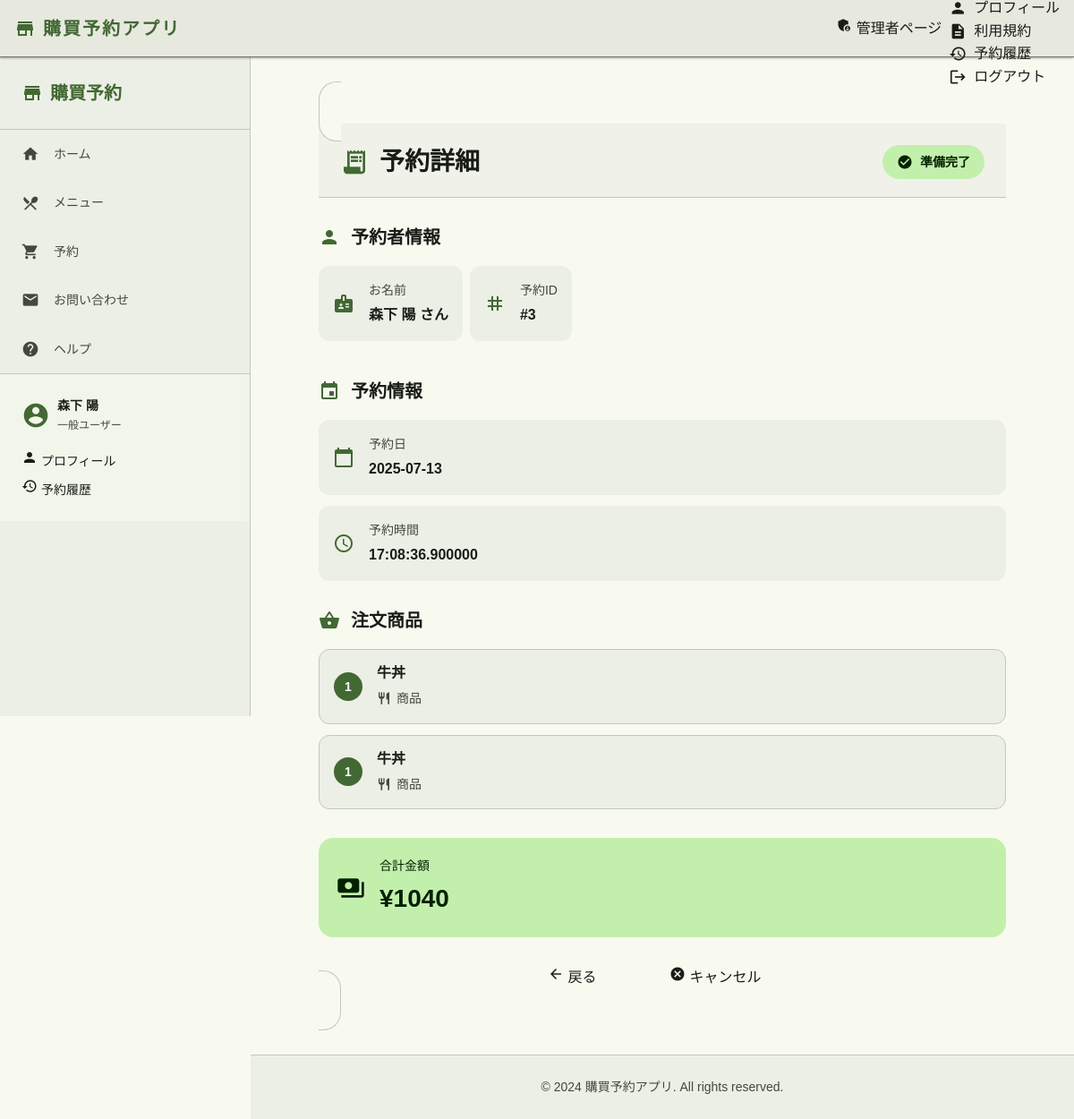
Screenshot of /my_reserved_list/detail/3 (signed in) with the database file from the repository.
### kobuy_app/models/models.py (models this page shows, shortened)
class User(UserMixin, db.Model):
    __tablename__ = 'user'
    id = db.Column(db.Integer, primary_key=True)
    lastname = db.Column(db.String, nullable=False)
    firstname = db.Column(db.String, nullable=False)
    email = db.Column(db.String, nullable=False, unique=True)
    grade = db.Column(db.Integer, nullable=False)
    cls = db.Column(db.Integer, nullable=False)
    num = db.Column(db.Integer, nullable=False)
    password_hash = db.Column(db.String, nullable=False)
    roles = db.relationship('Role', secondary=roles_users, backref=db.backref('users', lazy='dynamic'))

class Reserved(db.Model):
    @staticmethod
    def current_date():
        return datetime.datetime.now().date()
    @staticmethod
    def current_time():
        """
        現在の時刻を取得し、ミリ秒を1/10秒単位に丸める
        """
        now = datetime.datetime.now()
        microseconds = now.microsecond // 100000  # ミリ秒を1/10秒単位に丸める
        rounded_time = now.replace(microsecond=microseconds * 100000)
        return rounded_time.time()
    __tablename__ = 'reserved'
    id = db.Column(db.Integer, primary_key=True)
    user_id = db.Column(db.Integer, db.ForeignKey('user.id'), nullable=False)
    product_id_0 = db.Column(db.Integer, db.ForeignKey('menu.id'), nullable=False)
    product_id_1 = db.Column(db.Integer, db.ForeignKey('menu.id'), default=None)
    product_id_2 = db.Column(db.Integer, db.ForeignKey('menu.id'), default=None)
    product_id_3 = db.Column(db.Integer, db.ForeignKey('menu.id'), default=None)
    product_id_4 = db.Column(db.Integer, db.ForeignKey('menu.id'), default=None)
    reserve_day = db.Column(db.Date, default=current_date)
    reserve_time = db.Column(db.Time, default=current_time)
    price = db.Column(db.Integer)
    state = db.Column(db.String(255))
    user = db.relationship('User', backref='reservations')
    menu_item_0 = db.relationship('Menu', foreign_keys=[product_id_0])
    menu_item_1 = db.relationship('Menu', foreign_keys=[product_id_1])
    menu_item_2 = db.relationship('Menu', foreign_keys=[product_id_2])
    menu_item_3 = db.relationship('Menu', foreign_keys=[product_id_3])
    menu_item_4 = db.relationship('Menu', foreign_keys=[product_id_4])

class Menu(db.Model):
    __tablename__ = 'menu'
    id = db.Column(db.Integer, primary_key=True)
    orders = db.Column(db.Integer, nullable=False, default=0)
    productname = db.Column(db.String(255))
    price = db.Column(db.String(255))
    buy_cnt = db.Column(db.Integer) # 購入された回数
    explanation = db.Column(db.String(255))
    product_image = db.Column(db.String(255))
    category_id = db.Column(db.Integer, db.ForeignKey('menu_category.id'))

### kobuy_app/views.py (the view)
@app.route("/my_reserved_list/detail/<int:reserve_id>")
@login_required
def my_reserve_list_detail(reserve_id):
    data = current_webdata("予約済み商品詳細")
    reserved = Reserved.query.filter_by(id = reserve_id).first()
    menus = Menu.query.all()
    if reserved is None:
        flash("エラー: このIDの予約は存在しません", "error")
        return redirect(url_for("my_reserve_lis"))
    if reserved.user_id == current_user.id:
        data = current_webdata("予約済み商品詳細")
        return render_template("main/reserved_detail.html", data = data, reserved = reserved, menus = menus)
    else:
        flash("エラー: このIDの予約は存在しません", "error")
        return redirect(url_for("my_reserve_lis"))

### kobuy_app/templates/main/reserved_detail.html (shortened to what this page needs)
{% extends "layout.html" %}
{% block content %}
<div class="reserved-detail-container">
    <md-elevated-card class="detail-card">
        <div class="card-header">
            <div class="header-content">
                <h1 class="page-title">
                    <span class="material-icons">receipt_long</span>
                    予約詳細
                </h1>
                <div class="order-status status-{{ reserved.state|lower }}">
                    <span class="status-icon material-icons">
                    </span>
                    {{ reserved.state }}
                </div>
            </div>
        </div>
        <div class="user-info-section">
            <h2 class="section-title">
                <span class="material-icons">person</span>
                予約者情報
            </h2>
            <div class="user-info">
                <div class="info-item">
                    <span class="material-icons">badge</span>
                    <div class="info-content">
                        <label>お名前</label>
                        <span>{{ data.current_user_lastname }} {{ data.current_user_firstname }} さん</span>
                    </div>
                </div>
                <div class="info-item">
                    <span class="material-icons">tag</span>
                    <div class="info-content">
                        <label>予約ID</label>
                        <span>#{{ reserved.id }}</span>
                    </div>
                </div>
            </div>
        </div>
        <div class="reservation-info-section">
            <h2 class="section-title">
                <span class="material-icons">event</span>
                予約情報
            </h2>
            <div class="reservation-info">
                <div class="info-item">
                    <span class="material-icons">calendar_today</span>
                    <div class="info-content">
                        <label>予約日</label>
                        <span>{{ reserved.reserve_day }}</span>
                    </div>
                </div>
                <div class="info-item">
                    <span class="material-icons">schedule</span>
                    <div class="info-content">
                        <label>予約時間</label>
                        <span>{{ reserved.reserve_time }}</span>
                    </div>
                </div>
            </div>
        </div>
        <div class="order-items-section">
            <h2 class="section-title">
                <span class="material-icons">shopping_basket</span>
                注文商品
            </h2>
            <div class="items-list">
                {% set item_count = 0 %}
                {% for menu in menus %}
                    {% if reserved.product_id_0 == menu.id %}
                        {% set item_count = item_count + 1 %}
                        <div class="item-card">
                            <div class="item-number">{{ item_count }}</div>
                            <div class="item-content">
                                <h3 class="item-name">{{ menu.productname }}</h3>
                                <div class="item-details">
                                    <span class="material-icons">restaurant</span>
                                    <span>商品</span>
                                </div>
                            </div>
                        </div>
                    {% endif %}
                {% endfor %}
                {% for menu in menus %}
                    {% if reserved.product_id_1 == menu.id %}
                        {% set item_count = item_count + 1 %}
                        <div class="item-card">
                            <div class="item-number">{{ item_count }}</div>
                            <div class="item-content">
                                <h3 class="item-name">{{ menu.productname }}</h3>
                                <div class="item-details">
                                    <span class="material-icons">restaurant</span>
                                    <span>商品</span>
                                </div>
                            </div>
                        </div>
                    {% endif %}
                {% endfor %}
            </div>
        </div>
        <div class="total-section">
            <div class="total-card">
                <div class="total-content">
                    <span class="material-icons">payments</span>
                    <div class="total-info">
                        <label>合計金額</label>
                        <span class="total-amount">¥{{ reserved.price }}</span>
                    </div>
                </div>
            </div>
        </div>
        <div class="action-buttons">
            <md-filled-button class="back-btn" href="javascript:history.back();">
                <span slot="icon" class="material-icons">arrow_back</span>
                戻る
            </md-filled-button>
            {% if reserved.state != 'キャンセル' %}
            <md-filled-button class="cancel-btn" href="/cancel_reserve/{{ reserved.id }}">
                <span slot="icon" class="material-icons">cancel</span>
                キャンセル
            </md-filled-button>
            {% endif %}
        </div>
    </md-elevated-card>
</div>
{% endblock %}

### kobuy_app/templates/layout.html (shortened to what this page needs)
<!DOCTYPE html>
<html lang="ja">
<head>
    <link href="https://cdn.jsdelivr.net/npm/bootstrap@5.0.2/dist/css/bootstrap.min.css" rel="stylesheet">
    <link rel="stylesheet" type="text/css" href="{{ url_for('static', filename='css/style.css') }}" />
</head>
<body class="noto-sans-jp-regular">
    <header class="app-header">
        <div class="header-container">
            <div class="header-brand">
                <div class="header-title">
                    <span class="material-icons brand-icon">store</span>
                    <span class="brand-text">購買予約アプリ</span>
                </div>
            </div>
            <div class="header-actions">
                {% if current_user.is_authenticated %}
                    {% if data.role == "[<Role admin>]" %}
                        <md-filled-tonal-button href="/admin" class="header-btn admin-btn">
                            <span slot="icon" class="material-icons">admin_panel_settings</span>
                            <span class="btn-text">管理者ページ</span>
                        </md-filled-tonal-button>
                    {% endif %}
                    <div class="user-menu">
                        <md-menu id="user-menu" anchor="user-menu-anchor">
                            <md-menu-item href="/profile">
                                <div slot="headline">
                                    <span class="material-icons">person</span>
                                    プロフィール
                                </div>
                            </md-menu-item>
                            <md-menu-item href="/rule">
                                <div slot="headline">
                                    <span class="material-icons">description</span>
                                    利用規約
                                </div>
                            </md-menu-item>
                            <md-menu-item href="/my_reserved_list">
                                <div slot="headline">
                                    <span class="material-icons">history</span>
                                    予約履歴
                                </div>
                            </md-menu-item>
                            <md-menu-item href="/logout">
                                <div slot="headline">
                                    <span class="material-icons">logout</span>
                                    ログアウト
                                </div>
                            </md-menu-item>
                        </md-menu>
                    </div>
                {% endif %}
            </div>
        </div>
    </header>
    <div class="desktop-layout">
        <nav class="desktop-sidebar only-desktop" id="desktopSidebar" aria-label="デスクトップナビゲーション">
            <div class="sidebar-header">
                <div class="sidebar-brand">
                    <span class="material-icons">store</span>
                    <span class="sidebar-title">購買予約</span>
                </div>
            </div>
            <ul class="sidebar-nav">
                <li class="sidebar-item {% if request.path == '/' %}active{% endif %}">
                    <a class="sidebar-link" href="/" aria-label="ホームページ">
                        <span class="material-icons">home</span>
                        <span class="sidebar-text">ホーム</span>
                    </a>
                </li>
                <li class="sidebar-item {% if request.path == '/menu' %}active{% endif %}">
                    <a class="sidebar-link" href="/menu" aria-label="メニューページ">
                        <span class="material-icons">restaurant_menu</span>
                        <span class="sidebar-text">メニュー</span>
                    </a>
                </li>
                <li class="sidebar-item {% if request.path == '/reserve' %}active{% endif %}">
                    <a class="sidebar-link" href="/reserve" aria-label="予約ページ">
                        <span class="material-icons">shopping_cart</span>
                        <span class="sidebar-text">予約</span>
                    </a>
                </li>
                <li class="sidebar-item {% if request.path == '/contact' %}active{% endif %}">
                    <a class="sidebar-link" href="/contact" aria-label="お問い合わせページ">
                        <span class="material-icons">mail</span>
                        <span class="sidebar-text">お問い合わせ</span>
                    </a>
                </li>
                <li class="sidebar-item {% if request.path == '/help' %}active{% endif %}">
                    <a class="sidebar-link" href="/help" aria-label="ヘルプページ">
                        <span class="material-icons">help</span>
                        <span class="sidebar-text">ヘルプ</span>
                    </a>
                </li>
            </ul>
            {% if current_user.is_authenticated %}
            <div class="sidebar-user">
                <div class="user-info">
                    <span class="material-icons">account_circle</span>
                    <div class="user-details">
                        <span class="user-name">{{ data.current_user_lastname }} {{ data.current_user_firstname }}</span>
                        <span class="user-role">一般ユーザー</span>
                    </div>
                </div>
                <div class="user-actions">
                    <md-filled-tonal-button href="/profile" class="user-action-btn">
                        <span slot="icon" class="material-icons">person</span>
                        プロフィール
                    </md-filled-tonal-button>
                    <md-filled-tonal-button href="/my_reserved_list" class="user-action-btn">
                        <span slot="icon" class="material-icons">history</span>
                        予約履歴
                    </md-filled-tonal-button>
                </div>
            </div>
            {% endif %}
        </nav>
        <main class="app-main" id="main-content">
            <div class="page-content">
                {% block content %}
                {% endblock %}
            </div>
        </main>
    </div>
    <footer class="app-footer">
        <div class="footer-content">
            <p class="footer-text">&copy; 2024 購買予約アプリ. All rights reserved.</p>
        </div>
    </footer>
</body>
</html>

### rows the page displays
User: current_user_lastname "森下"
Reserved: state "準備完了", id "3", reserve_day "2025-07-13", reserve_time "17:08:36.900000", price "1040"
Menu: item_count "1", productname "牛丼"

### other values shown
{{ data.current_user_firstname }} "陽"
